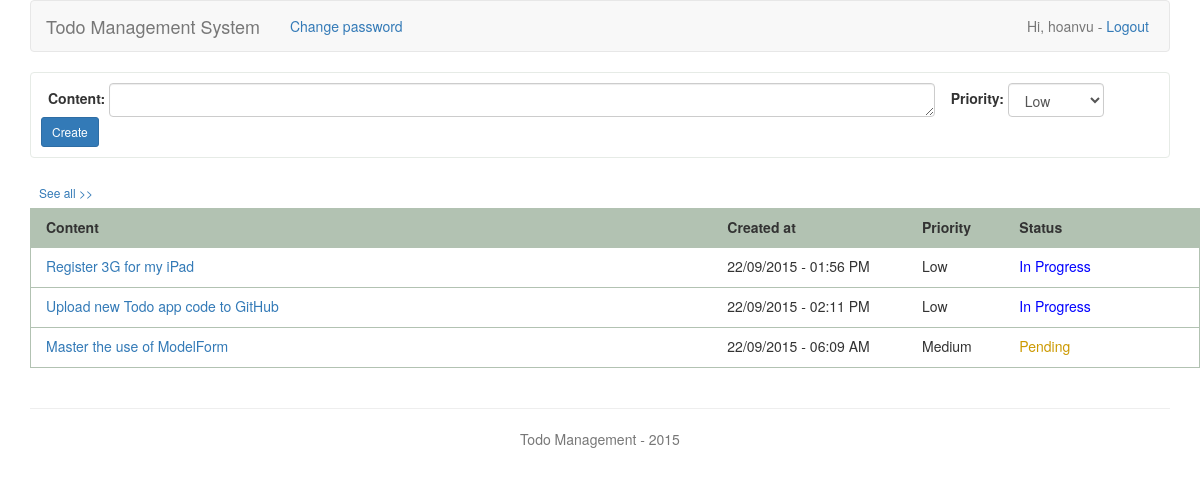
The page /todo/ (signed in) on the database as committed earlier.
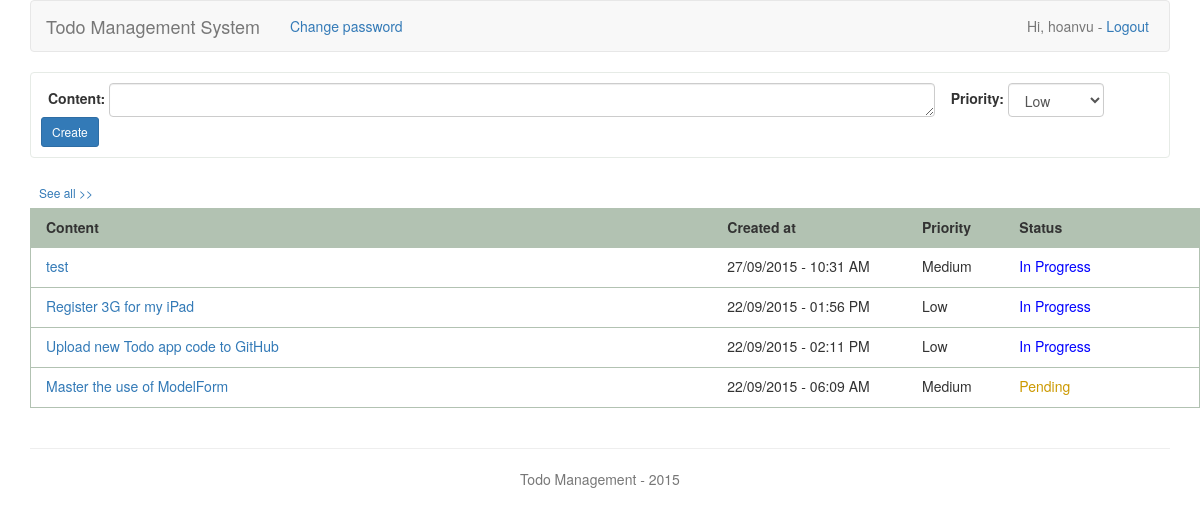
The same page on the database as committed later.
### todo/models.py (models this page shows, shortened)
class Todo(models.Model):
    owner = models.ForeignKey(User)
    content = models.CharField(max_length=150, blank=False)
    created_date = models.DateTimeField('Created date', auto_now_add=True)
    moreinfo = models.CharField(max_length=400, blank=True)
    STATUS = (
        (0, 'In Progress'),
        (1, 'Pending'),
        (2, 'Done'),
        (3, 'Cancelled'),
    )
    status = models.IntegerField(choices=STATUS, default=0)
    PRIORITY = (
        (0, 'Low'),
        (1, 'Medium'),
        (2, 'High'),
    )
    priority = models.IntegerField(choices=PRIORITY, default=0)

### todo/views.py (the view)
@login_required(login_url='/accounts/login/')
def index(request):
    message = ''
    if request.user.is_authenticated():
        current_user = request.user
        todo_list = Todo.objects.filter(owner=current_user) \
            .order_by('status', '-priority', 'content')
        priorities = Todo._meta.get_field('priority').choices
        pdict = dict(priorities)
        stats = Todo._meta.get_field('status').choices
        sdict = dict(stats)
        new_todo_form = NewTodoForm()
        if not todo_list:
            message = 'You have no todo item.'
        return render(request, 'todo/todo_list.html', {
            'todo_list': todo_list,
            'message': message,
            'pdict': pdict,
            'sdict': sdict,
            'new_todo_form': new_todo_form,
        })

### todo/forms.py
class NewTodoForm(ModelForm):
    class Meta:
        model = Todo
        fields = ['content', 'priority']
        widgets = {
            'content': forms.Textarea(attrs={'rows': 1, 'cols': 105})
        }

### todo/templates/todo/todo_list.html (shortened to what this page needs)
{% extends 'todo/_base.html' %}
{% load widget_tweaks %}
{% block body %}
	<div id="createTodoDiv">
		<form class="form-inline" id="createTodoForm" action="{% url 'todo:create_todo' %}" method="post">
			<div class="form-group">
				{{ new_todo_form.content.label_tag }}
				{{ new_todo_form.content | attr:"class:form-control" }}
			</div> &nbsp;&nbsp;
			<div class="form-group">
				{{ new_todo_form.priority.label_tag }}
				{{ new_todo_form.priority | attr:"class:form-control" }}
			</div> &nbsp;&nbsp;
			<input type="submit" value="Create" class="btn btn-primary btn-sm">
		</form>
	</div>
	{% include 'todo/notdone.html' %}
{% endblock %}

### todo/templates/todo/_base.html (shortened to what this page needs)
<!DOCTYPE html>
{% load staticfiles %}
<link rel="stylesheet" href="{% static 'todo/css/bootstrap.min.css' %}">
<link rel="stylesheet" href="{% static 'todo/css/style.css' %}">
<div class="container">
	<nav class="navbar navbar-default">
		<div class="container-fluid">
			<a class="navbar-brand" href="{% url 'todo:index' %}">Todo Management System</a>
			{% if user.is_authenticated %}
				<p class="navbar-text navbar-left">
					<a href="{% url 'accounts:change_password' %}">Change password</a>
				</p>
				<p class="navbar-text navbar-right logout"> Hi, {{ user.username }} -
					<a href="{% url 'accounts:user_logout' %}">
						Logout
					</a>
				</p>
			{% else %}
				<p class="navbar-text navbar-right register">
					<a href="{% url 'accounts:user_register' %}"> Register an account </a>
				</p>
			{% endif %}
		</div>
	</nav>
	{% block body %}
	{% endblock %}
	<hr>
	<footer>
		<p class="text-muted text-center credit"> Todo Management - 2015 </p>
	</footer>
</div>

### todo/templates/todo/notdone.html (shortened to what this page needs)
<div id="content">
	{% if todo_list %}
		<input type="button" id="seeAll" value="See all >>" class="btn btn-link btn-sm">
	{% endif %}
	<form class="form">
		<div class="container">
			<div class="row top-buffer row-header">
				<div class="col-md-7">
					<p> <strong>Content</strong> </p>
				</div>
				<div class="col-md-2">
					<p> <strong>Created at</strong> </p>
				</div>
				<div class="col-md-1">
					<p> <strong>Priority</strong> </p>
				</div>
				<div class="col-md-2">
					<p> <strong>Status</strong> </p>
				</div>
			</div>
			{% for todo in todo_list %}
				<div class="row top-buffer c_{{todo.status}} o_{{todo.status}}">
					<div class="col-md-7">
						<div class="todoContent"> <a href="{% url 'todo:todo_details' todo.id %}">
							{{todo.content}}</a>
						</div>
					</div>
					<div class="col-md-2">
						{{ todo.created_date | date:'d/m/Y' }} -
						{{ todo.created_date | date:'h:i A' }}
					</div>
					<div class="col-md-1">
						{{ todo.get_priority_display }}
					</div>
					<div class="col-md-2 {{ todo.get_status_display }}">
						{{ todo.get_status_display }}
					</div>
				</div>
			{% endfor %}
		</div>
	</form>
	<br>
</div>

### todo/static/todo/css/style.css (style rules this page uses)
.logout, .register { padding-right: 20px; }
#createTodoForm { display: inline!important; padding-left: 7px; }
#createTodoDiv { border: 1px solid #E6EBE6; border-radius: 4px; padding: 10px; }
.In { color: blue; }
.Pending { color: #CC9900; }
#seeAll { padding-left: 8px; }
#content { padding-top: 20px; }
.top-buffer { height: 40px; padding-top: 8px; }
div.row.top-buffer { border: 1px solid #B2C2B2; }
.row.top-buffer + .row { border-top:0; }
.row.row-header { background-color: #B2C2B2; }

Rows that differ between the two databases and show on the page:
added Todo: content "test", created_date "27/09/2015", created_date "10:31 AM", priority "Medium", status "In Progress"
